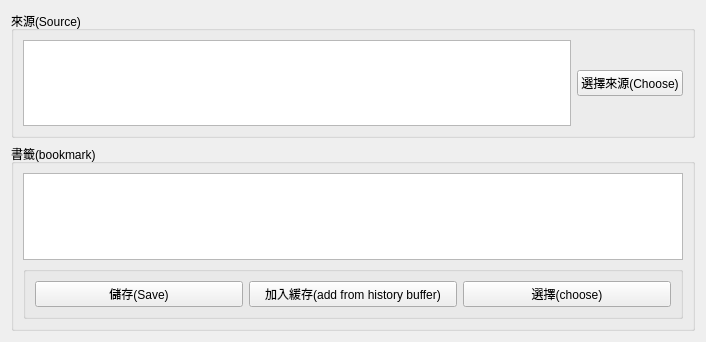
<?xml version="1.0" encoding="UTF-8"?>
<ui version="4.0">
 <class>bookmarkbox</class>
 <widget class="QWidget" name="bookmarkbox">
  <property name="geometry">
   <rect>
    <x>0</x>
    <y>0</y>
    <width>706</width>
    <height>342</height>
   </rect>
  </property>
  <property name="windowTitle">
   <string>Form</string>
  </property>
  <layout class="QVBoxLayout" name="verticalLayout_2">
   <item>
    <widget class="QGroupBox" name="groupBox">
     <property name="title">
      <string>來源(Source)</string>
     </property>
     <layout class="QHBoxLayout" name="horizontalLayout_2">
      <item>
       <widget class="QTextBrowser" name="sourcePath"/>
      </item>
      <item>
       <widget class="QPushButton" name="sourceBtn">
        <property name="text">
         <string>選擇來源(Choose)</string>
        </property>
       </widget>
      </item>
     </layout>
    </widget>
   </item>
   <item>
    <widget class="QGroupBox" name="groupBox_2">
     <property name="title">
      <string>書籤(bookmark)</string>
     </property>
     <layout class="QGridLayout" name="gridLayout_2">
      <item row="0" column="0">
       <widget class="QListView" name="bookmarkView"/>
      </item>
      <item row="1" column="0">
       <widget class="QGroupBox" name="groupBox_3">
        <property name="title">
         <string/>
        </property>
        <layout class="QHBoxLayout" name="horizontalLayout">
         <item>
          <widget class="QPushButton" name="saveBtn">
           <property name="text">
            <string>儲存(Save)</string>
           </property>
          </widget>
         </item>
         <item>
          <widget class="QPushButton" name="addfromhisBtn">
           <property name="text">
            <string>加入緩存(add from history buffer)</string>
           </property>
          </widget>
         </item>
         <item>
          <widget class="QPushButton" name="chooseBtn">
           <property name="text">
            <string>選擇(choose)</string>
           </property>
          </widget>
         </item>
        </layout>
       </widget>
      </item>
     </layout>
    </widget>
   </item>
  </layout>
 </widget>
 <resources/>
 <connections/>
</ui>
